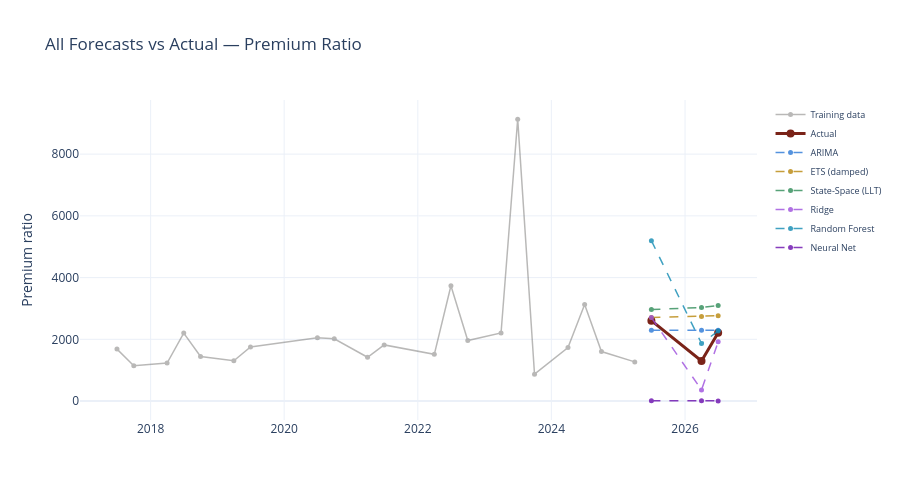

Notebook source saved alongside this figure:
### Code cell
# ── All forecasts in one plot (interactive) ──────────────────────
fig = go.Figure()
fig.add_trace(go.Scatter(
    x=train_q['date'], y=train_q['premium_ratio'],
    mode='lines+markers', name='Training data',
    line=dict(color=UOE_GREY, width=1.5), marker=dict(size=5),
    opacity=0.4, hovertemplate='%{x|%Y-Q}<br>Ratio: %{y:.1f}x<extra>Training</extra>'
))
fig.add_trace(go.Scatter(
    x=test_q['date'], y=actual,
    mode='lines+markers', name='Actual',
    line=dict(color=UOE_RED, width=3), marker=dict(size=8),
    hovertemplate='%{x|%Y-Q}<br>Ratio: %{y:.1f}x<extra>Actual</extra>'
))

colours_map = {
    'ARIMA': UOE_BLUE, 'ETS (damped)': UOE_GOLD,
    'State-Space (LLT)': UOE_GREEN,
    'Ridge': '#9D4EDD', 'Random Forest': '#118AB2',
    'Neural Net': UOE_PURPLE,
}
for name, fc in forecasts.items():
    fc_arr = np.array(fc)[:len(actual)]
    colour = colours_map.get(name, UOE_GREY)
    fig.add_trace(go.Scatter(
        x=test_q['date'], y=fc_arr,
        mode='lines+markers', name=name,
        line=dict(color=colour, width=1.5, dash='dash'),
        marker=dict(size=5), opacity=0.8,
        hovertemplate='%%{x|%%Y-Q}<br>Ratio: %%{y:.1f}x<extra>%s</extra>' % name
    ))

fig.update_layout(title='All Forecasts vs Actual — Premium Ratio',
                  yaxis_title='Premium ratio', height=500,
                  legend=dict(font=dict(size=9)))
fig.show()

### Figure 1 — Plotly figure (JSON) as saved in the notebook; plotly's stock layout.template omitted (floating-point values rounded to 4 significant figures)
{"data": [{"hovertemplate": "%{x|%Y-Q}<br>Ratio: %{y:.1f}x<extra>Training</extra>", "line": {"color": "#52514e", "width": 1.5}, "marker": {"size": 5}, "mode": "lines+markers", "name": "Training data", "opacity": 0.4, "type": "scatter", "x": ["2017-07-01T00:00:00.000000", "2017-10-01T00:00:00.000000", "2018-04-01T00:00:00.000000", "2018-07-01T00:00:00.000000", "2018-10-01T00:00:00.000000", "2019-04-01T00:00:00.000000", "2019-07-01T00:00:00.000000", "2020-07-01T00:00:00.000000", "2020-10-01T00:00:00.000000", "2021-04-01T00:00:00.000000", "2021-07-01T00:00:00.000000", "2022-04-01T00:00:00.000000", "2022-07-01T00:00:00.000000", "2022-10-01T00:00:00.000000", "2023-04-01T00:00:00.000000", "2023-07-01T00:00:00.000000", "2023-10-01T00:00:00.000000", "2024-04-01T00:00:00.000000", "2024-07-01T00:00:00.000000", "2024-10-01T00:00:00.000000", "2025-04-01T00:00:00.000000"], "y": [1683.0, 1147.0, 1230.0, 2201.0, 1442.0, 1305.0, 1751.0, 2052.0, 2017.0, 1418.0, 1819.0, 1513.0, 3736.0, 1959.0, 2205.0, 9133.0, 870.1, 1733.0, 3129.0, 1604.0, 1270.0]}, {"hovertemplate": "%{x|%Y-Q}<br>Ratio: %{y:.1f}x<extra>Actual</extra>", "line": {"color": "#7A2318", "width": 3}, "marker": {"size": 8}, "mode": "lines+markers", "name": "Actual", "type": "scatter", "x": ["2025-07-01T00:00:00.000000", "2026-04-01T00:00:00.000000", "2026-07-01T00:00:00.000000"], "y": [2604.0, 1301.0, 2216.0]}, {"hovertemplate": "%{x|%Y-Q}<br>Ratio: %{y:.1f}x<extra>ARIMA</extra>", "line": {"color": "#2a78d6", "dash": "dash", "width": 1.5}, "marker": {"size": 5}, "mode": "lines+markers", "name": "ARIMA", "opacity": 0.8, "type": "scatter", "x": ["2025-07-01T00:00:00.000000", "2026-04-01T00:00:00.000000", "2026-07-01T00:00:00.000000"], "y": [2294.0, 2294.0, 2294.0]}, {"hovertemplate": "%{x|%Y-Q}<br>Ratio: %{y:.1f}x<extra>ETS (damped)</extra>", "line": {"color": "#B8860B", "dash": "dash", "width": 1.5}, "marker": {"size": 5}, "mode": "lines+markers", "name": "ETS (damped)", "opacity": 0.8, "type": "scatter", "x": ["2025-07-01T00:00:00.000000", "2026-04-01T00:00:00.000000", "2026-07-01T00:00:00.000000"], "y": [2710.0, 2739.0, 2767.0]}, {"hovertemplate": "%{x|%Y-Q}<br>Ratio: %{y:.1f}x<extra>State-Space (LLT)</extra>", "line": {"color": "#2E8B57", "dash": "dash", "width": 1.5}, "marker": {"size": 5}, "mode": "lines+markers", "name": "State-Space (LLT)", "opacity": 0.8, "type": "scatter", "x": ["2025-07-01T00:00:00.000000", "2026-04-01T00:00:00.000000", "2026-07-01T00:00:00.000000"], "y": [2967.0, 3029.0, 3092.0]}, {"hovertemplate": "%{x|%Y-Q}<br>Ratio: %{y:.1f}x<extra>Ridge</extra>", "line": {"color": "#9D4EDD", "dash": "dash", "width": 1.5}, "marker": {"size": 5}, "mode": "lines+markers", "name": "Ridge", "opacity": 0.8, "type": "scatter", "x": ["2025-07-01T00:00:00.000000", "2026-04-01T00:00:00.000000", "2026-07-01T00:00:00.000000"], "y": [2704.0, 362.4, 1918.0]}, {"hovertemplate": "%{x|%Y-Q}<br>Ratio: %{y:.1f}x<extra>Random Forest</extra>", "line": {"color": "#118AB2", "dash": "dash", "width": 1.5}, "marker": {"size": 5}, "mode": "lines+markers", "name": "Random Forest", "opacity": 0.8, "type": "scatter", "x": ["2025-07-01T00:00:00.000000", "2026-04-01T00:00:00.000000", "2026-07-01T00:00:00.000000"], "y": [5196.0, 1866.0, 2268.0]}, {"hovertemplate": "%{x|%Y-Q}<br>Ratio: %{y:.1f}x<extra>Neural Net</extra>", "line": {"color": "#6A0DAD", "dash": "dash", "width": 1.5}, "marker": {"size": 5}, "mode": "lines+markers", "name": "Neural Net", "opacity": 0.8, "type": "scatter", "x": ["2025-07-01T00:00:00.000000", "2026-04-01T00:00:00.000000", "2026-07-01T00:00:00.000000"], "y": [11.17, 8.527, 6.19]}], "layout": {"height": 500, "legend": {"font": {"size": 9}}, "title": {"text": "All Forecasts vs Actual — Premium Ratio"}, "yaxis": {"title": {"text": "Premium ratio"}}}}
